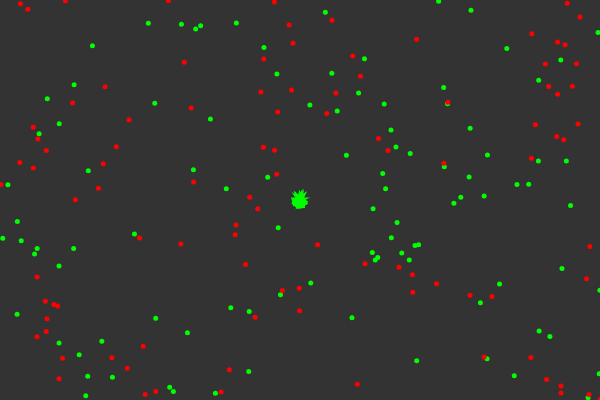
Frame 1 (no input)
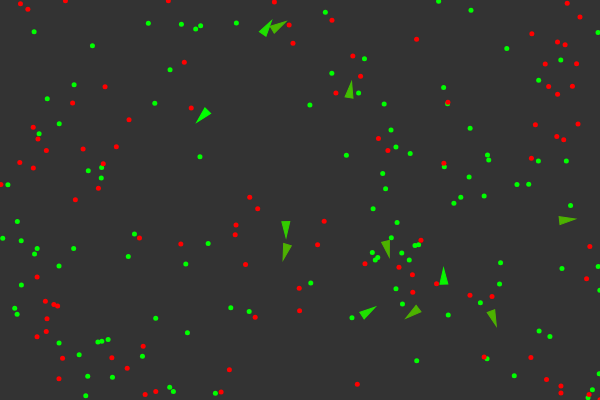
Frame 60 (no input)
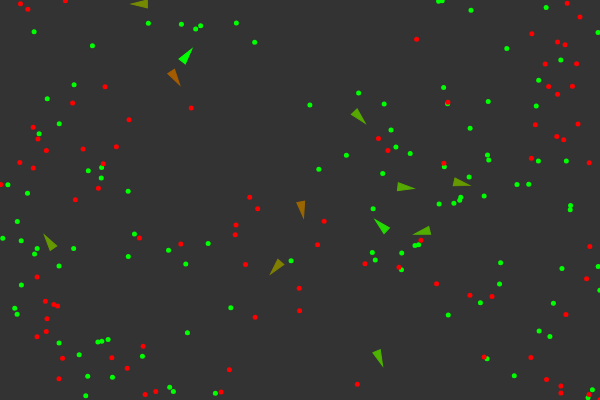
Frame 120 (the mouse pressed at the canvas centre since frame 60)

The p5.js sketch that drew these frames (run headless with seeded random() and noise() and a simulated clock; from frame 60 on, the mouse is pressed at the canvas centre):

// p5.js sketch
// ── sketch.js
var boids= [];
var food = [];
var poison = [];
var p;
var q;

function setup() {
    createCanvas(600, 400);
    for(var i = 0; i < 10; i++){
    var boid = new Boid(width/2, height/2);
    boids.push(boid);
    }
    //create food
    this.createDot(100, food, 1);
    //create poison
    this.createDot(100, poison, -1);
    p = createP("Boid : Health : Food : Poison");
    q = createP("");
}

function draw(){
    background(51);
    for(var i = boids.length - 1; i >= 0; i--){
        boids[i].behavoir(food, poison);
        boids[i].update();
        boids[i].display();
        var newBoid = boids[i].clone();
        if(newBoid != null){
            boids.push(newBoid);
        }
        this.boidDies(i);
    }
    this.showBest();
    this.showDot(food, 1);
    this.showDot(poison, -1);
    var rand = random(1);
    if(rand < 0.05){
        this.createDot(5, food, 1);
    }
    if(rand < 0.01){
        this.createDot(2, poison, -1);
    }

}

this.createDot = function(amount, list, alignment){
    for(var i = 0; i < amount; i++){
        var x = random(width);
        var y = random(height);
        list.push(createVector(x,y));
    }
}

this.showDot = function(list, alignment){
    var col = color(0,0,0);
    if(alignment == 1){
        //food is green
        col = color(0,255,0);
    }else if(alignment == -1){
        //poison is red
        col = color(255,0,0);
    }
    for(var i = 0; i< list.length; i++){
    noStroke();
    fill(col);
    ellipse(list[i].x, list[i].y, 5,5)
    }
}
this.boidDies = function(i){
    var boid = boids[i];
    if(boids[i].dead()){
        var x = boid.pos.x;
        var y = boid.pos.y;
        food.push(createVector(x, y));
        boids.splice(i,1);
    }
}
this.showBest = function(){
    var bestHealth = 0
    var best;
    for(var i = 0; i < boids.length; i++){
        if(boids[i].health > bestHealth){
            best = i;
        }
    }
    if(best != undefined){
        q.html(best + " : " + round(boids[best].health*100)/100 + " : " + round(boids[best].attraction[0] * 100)/100 + " : " + round(boids[best].attraction[1] * 100) / 100);
    }
}
// ── boid.js
var mr = 0.01;

function Boid(x, y, attraction){
	//the boid needs a position, velocity and acceleration
	this.pos = createVector(x, y);
	this.vel = createVector(0, -1);
	this.acc = createVector(0, 0);

	// the size of the boid
	this.r = 4;
	this.health = 1;

	// limits for speed and acc
	this.maxForce = 0.5;
	this.maxSpeed = 5;
	//attraction to food/poison
	this.attraction = [];
	if(attraction === undefined){
		//food attraction
		this.attraction[0] = random(-2,2);
		//poison attraction
		this.attraction[1] = random(-2,2);
	}else{
    	this.attraction[0] = attraction[0];
    	if (random(1) < mr) {
      		this.attraction[0] += random(-0.1, 0.1);
    	}
    	this.attraction[1] = attraction[1];
    	if (random(1) < mr) {
      		this.attraction[1] += random(-0.1, 0.1);
  		}
  	}


//display function
this.display = function(){
	// create boid as a triagle facing the direction of moevement
	var angle = this.vel.heading()+PI/2;
	push();
	translate(this.pos.x, this.pos.y);
	rotate(angle);
    var gr = color(0, 255, 0);
    var rd = color(255, 0, 0);
    var col = lerpColor(rd, gr, this.health);
    fill(col)
	stroke(col);
	strokeWeight(1);
	beginShape();
	vertex(0, -this.r * 2);
	vertex(-this.r, this.r * 2);
	vertex(this.r, this.r * 2);
	endShape(CLOSE);
	pop();
}
this.update = function(){
	this.health -= 0.005;
	//increase vel by acc
	this.vel.add(this.acc);
	// limit vel
	this.vel.limit(this.maxSpeed);
	//move the boid
	this.pos.add(this.vel);
	// reset acc
	this.acc.mult(0);
	this.boundries();
}

this.applyForce = function(force){
	this.acc.add(force);
}

this.boundries = function(){
	if(this.pos.x < 0 || this.pos.x > width){
		this.pos.x = width/2;
		this.pos.y = height/2;

	}
	if(this.pos.y < 0 || this.pos.y > height){
		this.pos.y = height/2;
		this.pos.x = width/2;

	}
}
this.behavoir = function(food, poison){
	var steerG = this.desire(food, 0.1);
	var steerB = this.desire(poison, -0.02);
	steerG.mult(this.attraction[0]);
	steerB.mult(this.attraction[1]);
	this.applyForce(steerG);
	this.applyForce(steerB);
}

this.desire = function(list, nutrition){
	var record = Infinity;
	var closest = null;
	for(var i = list.length - 1; i >= 0; i--){
		var d = this.pos.dist(list[i]);
		if(d < this.maxSpeed){
			list.splice(i, 1);
			this.health += nutrition;
		} else{
			if(d < record){
				record = d;
				closest = list[i];
			}
		}
	}


	if(closest != null){
		return this.seek(closest);
	}
	return createVector(0,0);
}
this.seek = function(target){
	var desired = p5.Vector.sub(target, this.pos);
	desired.setMag(this.maxSpeed);
	var steer = p5.Vector.sub(desired, this.vel);
	steer.limit(this.maxForce);
	return steer;
}
this.dead = function(){
	return(this.health < 0);
}
this.clone = function() {
    if (random(1) < 0.002) {
      return new Boid(this.pos.x, this.pos.y, this.attraction);
    } else {
      return null;
    }
  }
}
